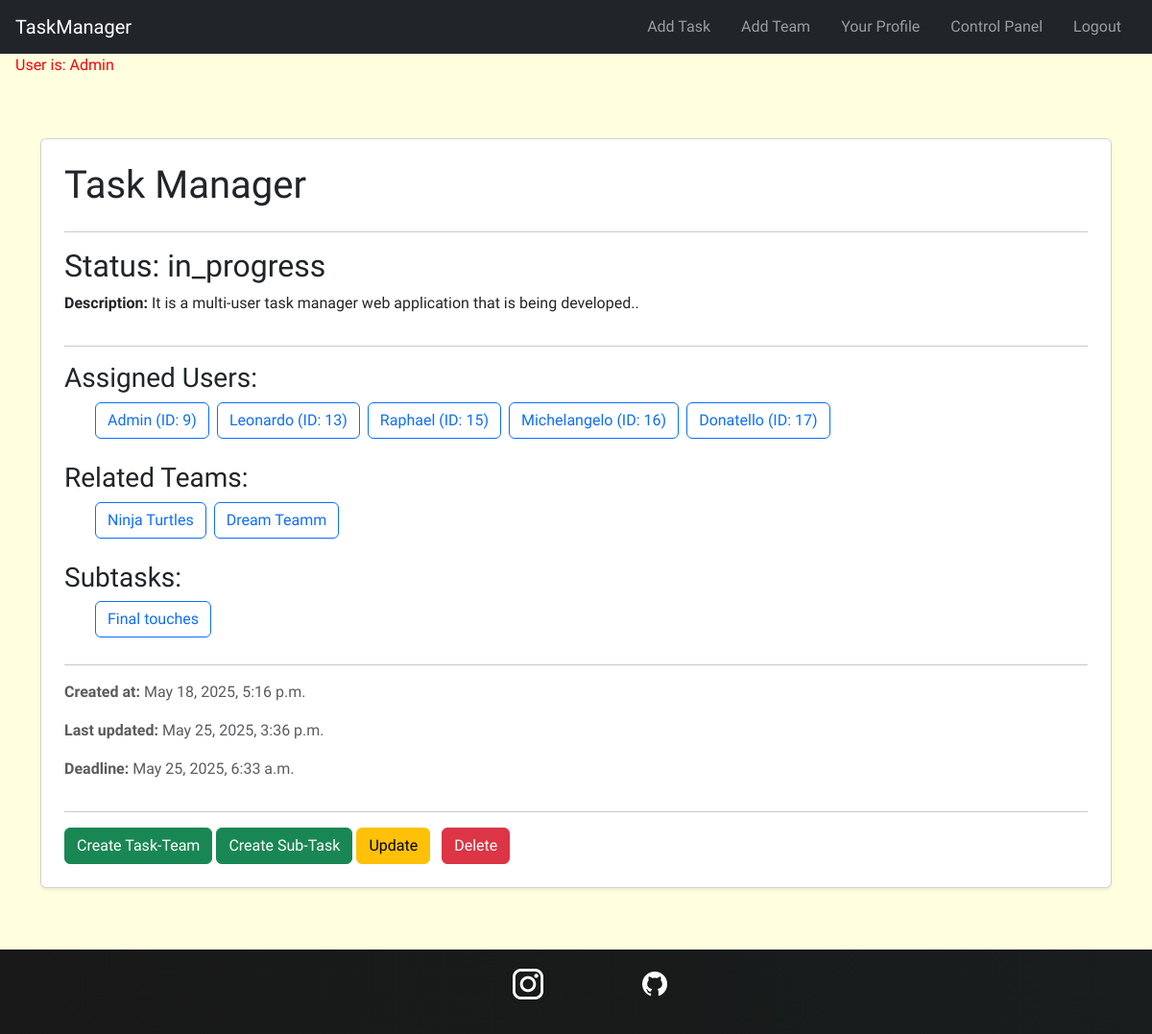
Screenshot of /tasks/1/ (signed in) with the database file from the repository.
### tasks/models.py (models this page shows, shortened)
class Task(models.Model):
    STATUS_CHOICES = [
        ('todo', 'To Do'),
        ('in_progress', 'In Progress'),
        ('done', 'Done'),
    ]
    private = models.BooleanField(blank=False,default=False) # if it is false every one can see it , users & teams associated
    creator = models.ForeignKey(User,on_delete=models.CASCADE, related_name='created_tasks')
    title = models.CharField(max_length=200)
    status = models.CharField(max_length=20, choices=STATUS_CHOICES, default='todo')
    description = models.TextField(blank=True)
    users = models.ManyToManyField(User, related_name='tasks')  # Users assigned to the task
    teams = models.ManyToManyField(Team, related_name='tasks' , blank=True)  # Teams related to the task
    subtasks = models.ManyToManyField('self', symmetrical=False, blank=True, related_name='parent_tasks')  # Optional sub-task linkage
    created_at = models.DateTimeField(auto_now_add=True)
    updated_at = models.DateTimeField(auto_now=True)
    deadline = models.DateTimeField(null=True, blank=True)

class Team(models.Model): # One user can be a team
    name = models.CharField(max_length=100)
    users = models.ManyToManyField(User, related_name='teams')

### tasks/views.py (the view)
# urls.py: path("tasks/<int:task_id>/", views.detail_task, name="detail_task"), # ex: /task/1
@login_required
def detail_task(request,task_id):
    task = Task.objects.get(pk=task_id)
    context = {
        "task":task,
    }
    return render(request,"tasks/detail.html",context)

### tasks/templates/tasks/detail.html (shortened to what this page needs)
{% extends 'base.html' %} {% block body %}
<div class="container my-5">
  <div class="card shadow-sm p-4">
    <h1>{{ task.title }}</h1>
    <hr />
    <section>
      <h2>Status: {{ task.status }}</h2>
      {% if task.description %}
      <p><strong>Description:</strong> {{ task.description }}</p>
      {% endif %}
    </section>
    <hr />
    <section>
      <h3>Assigned Users:</h3>
      <ul class="mb-3 rowList">
        {% for user in task.users.all %}
        <a
          href="{% url 'task:detail_user' user.id %}"
          class="btn btn-outline-primary me-2 mb-2"
        >
          {{ user.username }} (ID: {{ user.id }})
        </a>
        {% empty %}
        <li class="list-group-item text-muted">No users assigned.</li>
        {% endfor %}
      </ul>
    </section>
    <section>
      <h3>Related Teams:</h3>
      <ul class="mb-3 rowList">
        {% for team in task.teams.all %}
        <a
          href="{% url 'task:detail_team' team.id %}"
          class="btn btn-outline-primary me-2 mb-2"
          >{{ team.name }}</a
        >
        {% empty %}
        <li class="list-group-item text-muted">No teams assigned.</li>
        {% endfor %}
      </ul>
    </section>
    <section>
      <h3>Subtasks:</h3>
      <ul class="mb-1 rowList">
        {% for subtask in task.subtasks.all %}
        <a
          href="{% url 'task:detail_task' subtask.id %}"
          class="btn btn-outline-primary me-2 mb-2"
          >{{ subtask.title }}</a
        >
        {% empty %}
        <li class="list-group-item text-muted">No subtasks.</li>
        {% endfor %}
      </ul>
    </section>
    <hr />
    <section class="text-muted">
      <p><strong>Created at:</strong> {{ task.created_at }}</p>
      <p><strong>Last updated:</strong> {{ task.updated_at }}</p>
      {% if task.deadline %}
      <p><strong>Deadline:</strong> {{ task.deadline }}</p>
      {% endif %}
    </section>
    <hr />
    <section>
      <form
        action="{% url 'task:create_sub_team' task.id %}"
        method="POST"
        class="d-inline"
      >
        <button type="submit" class="btn btn-success">Create Task-Team</button>
      </form>
      <form
        action="{% url 'task:create_sub_task' task.id %}"
        method="POST"
        class="d-inline"
      >
        <button type="submit" class="btn btn-success">Create Sub-Task</button>
      </form>
      <a
        href="{% url 'task:update_task' task.id %}"
        class="btn btn-warning me-2"
        >Update</a
      >
      <a href="{% url 'task:delete_task' task.id %}" class="btn btn-danger"
        >Delete</a
      >
    </section>
  </div>
</div>
{% endblock %}

### tasks/templates/base.html (shortened to what this page needs)
{% load static %}
<!DOCTYPE html>
<html lang="en">
  <head>
    <link
      href="https://cdn.jsdelivr.net/npm/bootstrap@5.3.5/dist/css/bootstrap.min.css"
      rel="stylesheet"
    />
    <link rel="stylesheet" href="{% static 'tasks/styles.css' %}" />
  </head>
  <body class="d-flex flex-column min-vh-100">
    <header>
      <nav class="navbar navbar-dark bg-dark">
        <a href="/" class="navbar-brand ms-3">TaskManager</a>
        <div class="navbar-nav flex-row ms-auto me-3">
          {% if user.is_authenticated %}
          <a class="nav-link px-3" href="{% url 'task:create_task' %}"
            >Add Task</a
          >
          <a class="nav-link px-3" href="{% url 'task:create_team' %}"
            >Add Team</a
          >
          {% if user.userprofile %}
          <a
            class="nav-link px-3"
            href="{% url 'task:detail_user' request.user.userprofile.id %}"
            >Your Profile</a
          >
          {% endif %} {% if request.user.is_superuser %}
          <li class="nav-item">
            <a class="nav-link px-3" href="{% url 'task:control_panel' %}"
              >Control Panel</a
            >
          </li>
          {% endif %}
          <form
            method="POST"
            action="{% url 'logout' %}"
            style="display: inline"
          >
            <button type="submit" class="btn btn-link nav-link px-3">
              Logout
            </button>
          </form>
          {% else %}
          <a class="nav-link px-3" href="{% url 'login' %}">Login</a>
          <a class="nav-link px-3" href="{% url 'register' %}">Register</a>
          {% endif %}
        </div>
      </nav>
    </header>
    <p style="color: red; margin-left: 1rem">User is: {{ user }}</p>
    <main class="flex-fill">
      {% block body %} {% endblock %}
    </main>
    <footer>
      <ul>
        <li>
          <a href="https://www.instagram.com/">
            <img
              src="/pictures/icons/insta.png"
              alt="Instagram logo link to social media page"
          /></a>
        </li>
        <li>
          <a href="https://github.com/ErkinTunc/App-Web-Gestion-De-taches">
            <img
              src="/pictures/icons/github.png"
              alt="A Github logo link to its github repository page"
            />
          </a>
        </li>
      </ul>
    </footer>
  </body>
</html>

### tasks/static/tasks/styles.css (style rules this page uses)
body { background-color: lightyellow; font-family: "Oswald", sans-serif; }
li { margin: auto; }
.rowList { display: flex; flex-direction: row; flex-wrap: wrap; list-style: none; }
footer { background: linear-gradient(70deg, rgb(24, 24, 24), rgb(25, 29, 29)); padding: 1.25rem 0; margin-top: 1rem; }
footer ul { display: flex; justify-content: center; }
footer li { width: 2rem; height: 2rem; margin: 0 3.125rem; }
footer img { width: 100%; height: 100%; }
footer li { list-style: none; }

### rows the page displays
Task: title "Task Manager", status "in_progress", description "It is a multi-user task manager web application that is being developed..", created_at "May 18, 2025, 5:16 p.m.", updated_at "May 25, 2025, 3:36 p.m.", deadline "May 25, 2025, 6:33 a.m."
Team: name "Ninja Turtles"
Team: name "Dream Teamm"
Task: title "Final touches"

### other values shown
{{ user }} "Admin"
{{ user.username }} "Admin"
{{ user.id }} "9"
{{ user.username }} "Leonardo"
{{ user.id }} "13"
{{ user.username }} "Raphael"
{{ user.id }} "15"
{{ user.username }} "Michelangelo"
{{ user.id }} "16"
{{ user.username }} "Donatello"
{{ user.id }} "17"
